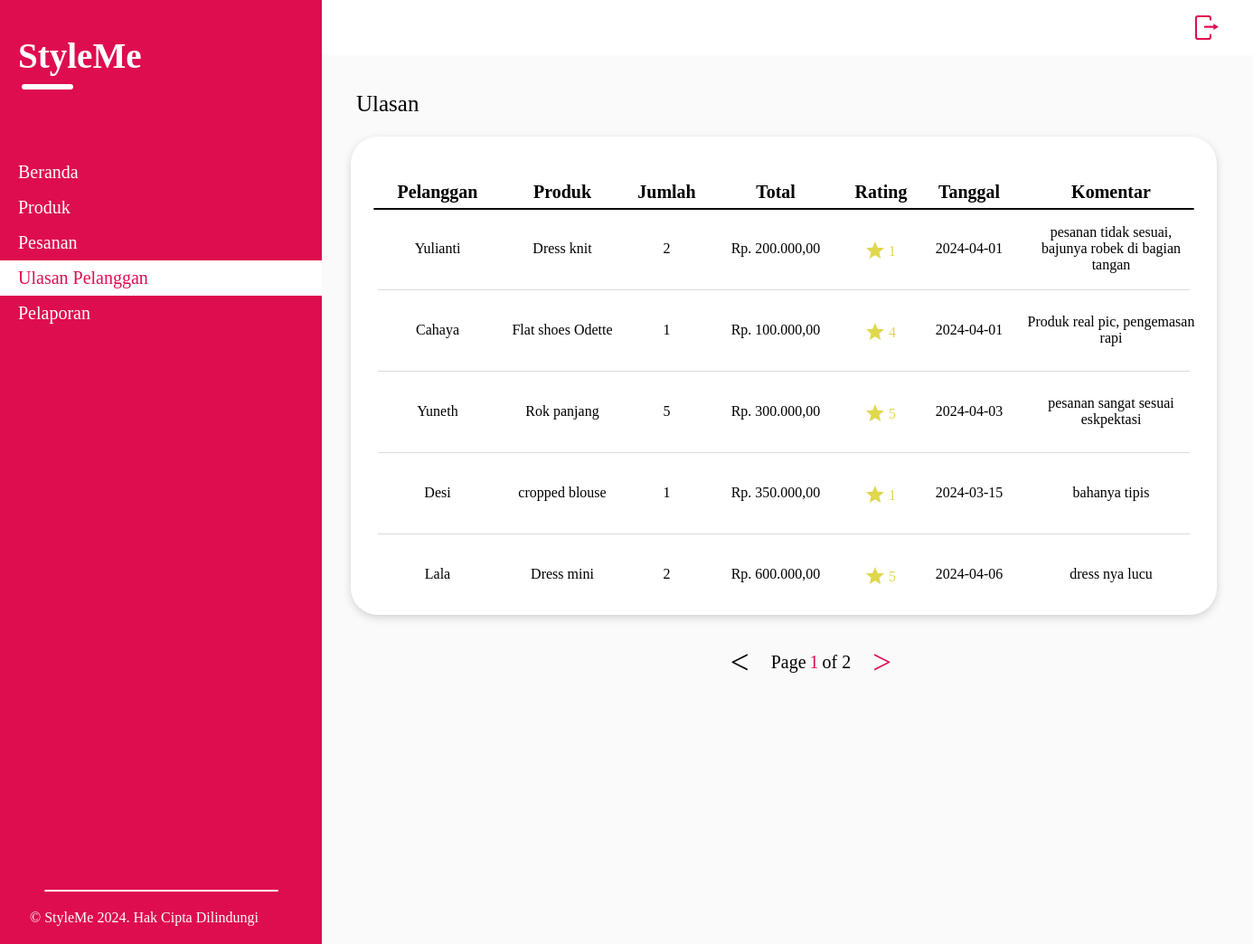
/ulasan.php, run on the app's committed database.
### tables this page shows
CREATE TABLE `ulasan` (
  `nomor` int(5) NOT NULL,
  `pelanggan` varchar(50) NOT NULL,
  `produk` varchar(50) NOT NULL,
  `jumlah` int(5) NOT NULL,
  `total` varchar(50) NOT NULL,
  `rating` int(1) NOT NULL,
  `tanggal` date NOT NULL,
  `komentar` varchar(1000) NOT NULL
);

### ulasan.php (the view, shortened to what this page needs)
<!DOCTYPE html>
<html>
<head>
</head>
<body>
	<?php require("page_template.php"); ?>
		<div class="col12" id="page-content">
			<div class="row">
				<div id="ulasan-user">
					<p style="display: inline; font-family: montserrat medium; margin: 0;">Ulasan </p><p style="color: #DE0D4F; display: inline; margin: 0;"><?php echo $_SESSION['username'];?></p>
				</div>
				<div class="col12" style="position: absolute; top: 0; text-align: left;">
					<div id="table-box">
						<?php
						require 'config.php';
						$per_page_record = 5;
						if (isset($_GET["page"])) {
				            $page  = $_GET["page"];
				        }
				        else {
				          $page=1;
				        }
				        $start_from = ($page-1) * $per_page_record;
				        $query = "SELECT pelanggan, produk, jumlah, total, rating, tanggal, komentar FROM ulasan LIMIT $start_from, $per_page_record";
				        $rs_result = mysqli_query ($conn, $query);
						echo "<table>
								<tr style='height: 79px;'>
									<th style='width: 132px;'>Pelanggan</th>
									<th style='width: 144px;'>Produk</th>
									<th style='width: 87px;'>Jumlah</th>
									<th style='width: 154px;'>Total</th>
									<th style='width: 79px;'>Rating</th>
									<th style='width: 116px;'>Tanggal</th>
									<th style='width: 198px;'>Komentar</th>
								</tr>
								<hr style='width: 908px; position: absolute; border-radius: 5px; border: 1px solid black; top: 79px; left: 25px; background-color: black; margin: 0; padding: 0;'>";
						$awal = 169;
						$tambah = 0;
						$jlh_garis = 0;
						while($row = mysqli_fetch_array($rs_result)) {
							$tambah = $awal + $tambah;
							$awal= 90;
						    echo "<tr>
						    		<td>".$row["pelanggan"]. "</td>
						    		<td>".$row["produk"]. "</td>
									<td>".$row["jumlah"]. "</td>
									<td>Rp. ".$row["total"]. "</td>
						    		<td style='color: #E0D74C;'><img src=star.svg style='margin: 0 5px 0 0; position: relative; top: 3px;'>".$row["rating"]. "</td>
						    		<td>".$row["tanggal"]. "</td>
						    		<td>".$row["komentar"]. "</td>
						    	  </tr>";
							$jlh_garis++;
							if ($jlh_garis < 5) {
								echo "<hr style='top: " . $tambah . "px;' id='garis'>";
							}
						}
						echo "</table>";
						?>
						<div class="col12" id="page">
							<?php
								$query = "SELECT COUNT(*) FROM ulasan";
								$rs_result = mysqli_query($conn, $query);
								$row = mysqli_fetch_row($rs_result);
								$total_records = $row[0];
								$total_pages = ceil($total_records / $per_page_record);
								if($page >= 2){
									echo "<a href='ulasan.php?page=".($page-1)."' id='page-num' style='padding: 0 20px 0 0;'>  &lt; </a>";
								} else {
									echo "<a href='' id='page-num' style='padding: 0 20px 0 0; color: black'>  &lt; </a>";
								}
								?>
							<p style="font-size: 20px; font-family: montserrat medium; display: inline-block; padding: 0; margin: 0; position: relative; bottom: 26px;">Page</p> <p style="color: #DE0D4F; font-size: 20px; display: inline-block; padding: 0; margin: 0; font-family: montserrat medium; position: relative; bottom: 26px;"><?php echo $page; ?></p> <p style="font-size: 20px; font-family: montserrat medium; display:inline-block; padding: 0; margin: 0; position: relative; bottom: 26px;"> of <?php echo $total_pages; ?></p>
							<?php
								if($page < $total_pages){
									echo "<a href='ulasan.php?page=".($page+1)."' id='page-num' style='padding: 0 0 0 20px;'>  &gt; </a>";
								} else {
									echo "<a href='' id='page-num' style='padding: 0 0 0 20px; color: black'>  &gt; </a>";
								}
							?>
						</div>
					</div>
				</div>
			</div>
		</div>
</body>
</html>

### ulasan.php (style rules this page uses)
#ulasan-user { color: black; position: relative; text-align: left; left: 6px; top: 40px; font-size: 25px; font-family: montserrat semibold; }
#table-box { width: 958px; height: 529px; box-shadow: 0 3px 10px rgba(0, 0, 0, 0.16); border-radius: 30px; background-color: white; position: relative; display: inline-block; text-align: center; top: 90px; padding: 0 0 0 30px; }
a { font-size: 20px; font-family: montserrat semibold; color: #DE0D4F; text-decoration: none; }
table { border-collapse: collapse; margin: 0; padding: 0; }
td { font-size: 16px; font-family: montserrat medium; height: 90px; padding: 0 5px; margin: 0; }
th { font-size: 20px; font-family: montserrat semibold; height: 37px; padding-top: 45px; }
#garis { border: none; background-color: #DADADA; height: 1px; width: 898px; position: absolute; margin: 0; padding: 0; border-radius: 5px; left: 30px; }
#page { position: absolute; top: 580px; font-family: montserrat medium; text-align: center; }
#page-num { position: relative; bottom: 20px; text-align: center; font-size: 37px; font-family: montserrat medium; display: inline-block; }

### page_template.php (style rules this page uses)
body { margin: 0; font-family: Montserrat; }
* { box-sizing: border-box; }
.row::after { content: ""; clear: both; display: block; }
[class*="col"] { float: left; padding: 0; margin: 0; text-align: center; }
.col12 { width: 100%; }
#page-content { background-color: #FAFAFA; height: 100%; margin: 0; padding: 0 0 0 32px; position: relative; }

### data on the page
ulasan: pelanggan "Yulianti", produk "Dress knit", jumlah "2", total "200.000,00", rating "1", tanggal "2024-04-01", komentar "pesanan tidak sesuai, bajunya robek di bagian tangan"
ulasan: pelanggan "Cahaya", produk "Flat shoes Odette", jumlah "1", total "100.000,00", rating "4", tanggal "2024-04-01", komentar "Produk real pic, pengemasan rapi"
ulasan: pelanggan "Yuneth", produk "Rok panjang", jumlah "5", total "300.000,00", rating "5", tanggal "2024-04-03", komentar "pesanan sangat sesuai eskpektasi"
ulasan: pelanggan "Desi", produk "cropped blouse", jumlah "1", total "350.000,00", rating "1", tanggal "2024-03-15", komentar "bahanya tipis"
ulasan: pelanggan "Lala", produk "Dress mini", jumlah "2", total "600.000,00", rating "5", tanggal "2024-04-06", komentar "dress nya lucu"

### other printed values
$page "1"
$total_pages "2"
